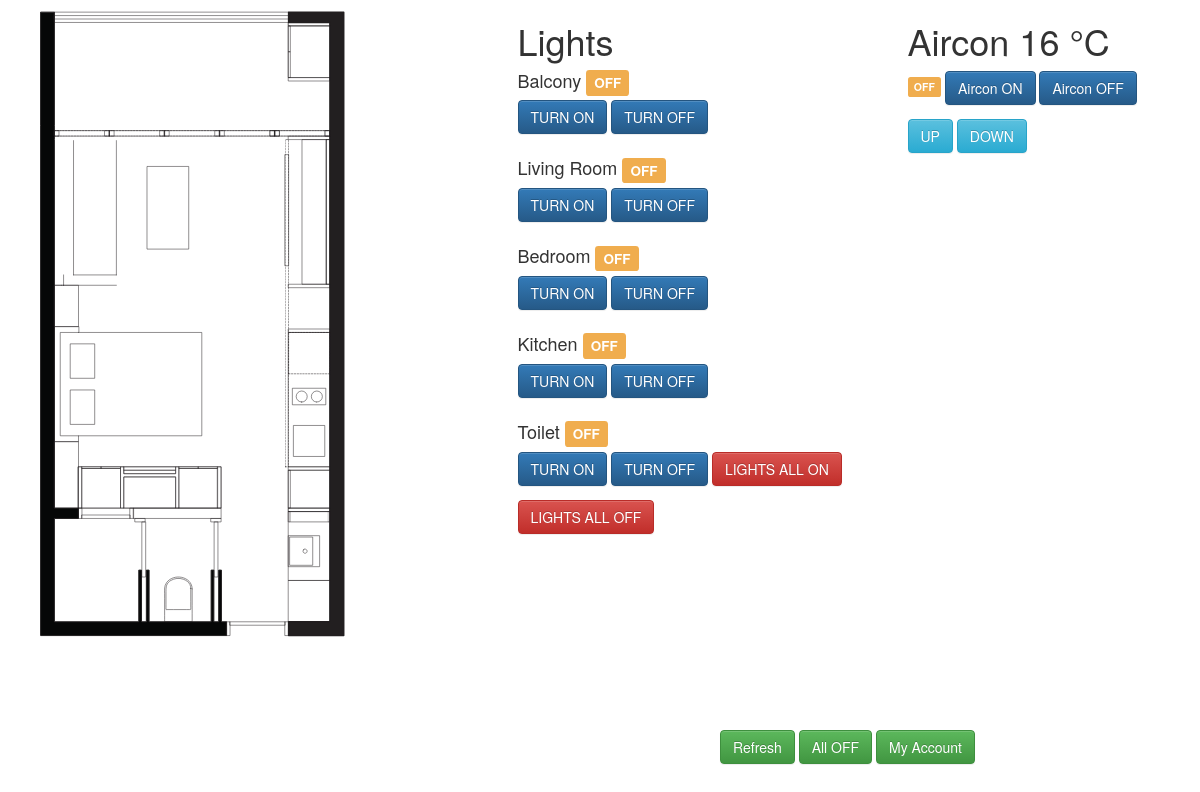
The page /indiv/ on the database as committed earlier.
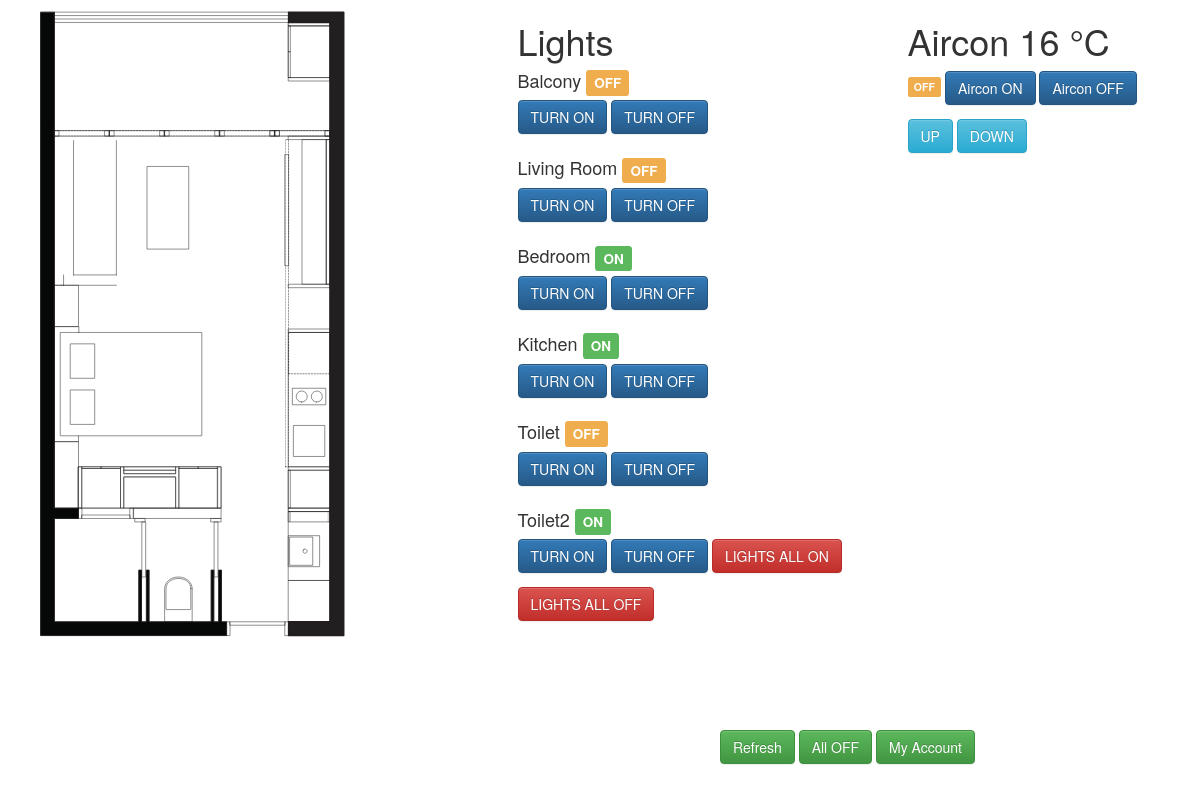
The same page on the database as committed later.
### BanyanApp/models.py (models this page shows, shortened)
class Light(models.Model):
    state = models.BooleanField(default=False)
    value = models.IntegerField(default=0, validators=[MaxValueValidator(100)])
    room = models.CharField(max_length=50)
    pin = models.IntegerField(default=0)

class Air(models.Model):
    state = models.BooleanField(default=False)
    value = models.IntegerField(default=0, validators=[MinValueValidator(16), MaxValueValidator(30)])
    room = models.CharField(max_length=50)
    pin = models.IntegerField(default=0)

### BanyanApp/views.py (the view, shortened to what this page needs)
# urls.py: url(r'^indiv/$', indiv),
def indiv(request):
    lights = Light.objects.all()
    air = Air.objects.all()[0]
    context = {"dict": {"lights":lights}, "air":air}
    return render(request, "indiv.html", context)

### templates/indiv.html (shortened to what this page needs)
{% extends 'application.html' %}
{% block content %}
<div id=menu>
  <a href="/indiv/">
    <input type="button" value="Refresh" class="btn btn-success">
  </a>
  <a href="/indiv/">
    <input type="button" value="All OFF" class="btn btn-success">
  </a>
  <a href="/indiv/">
    <input type="button" value="My Account" class="btn btn-success">
  </a>
</div>
<div class="content container">
  <div class="row">
    <div class="col-sm-5">
      <img src="/static/img/floorplan.svg" class="floorplan">
    </div>
    <div class="col-sm-4">
      {% for key,value in dict.items %}
        <h1> {{key|title}}</h1>
        {% for item in value %}
          <h4> {{item.room}}
          {% if item.state %}
            <span class="label label-success">ON</span>
          {% else %}
            <span class="label label-warning">OFF</span>
          {% endif %}
          </h4>
          <form action="/indiv/" method="post" class="inline">
            <input type="submit" value="TURN ON" class="btn btn-primary">
          </form>
          <form action="/indiv/" method="post" class="inline">
            <input type="submit" value="TURN OFF" class="btn btn-primary">
          </form>
        {% endfor %}
      {% endfor %}
      <form action="/indiv/" method="post" class="inline">
        <input type="submit" value="LIGHTS ALL ON" class="btn btn-danger">
      </form>
      <form action="/indiv/" method="post" class="inline">
        <input type="submit" value="LIGHTS ALL OFF" class="btn btn-danger">
      </form>
    </div>
    <div class="col-sm-3">
      <h1>Aircon {{air.value}} °C</h1>
      {% if air.state %}
        <span class="label label-success">ON</span>
      {% else %}
        <span class="label label-warning">OFF</span>
      {% endif %}
      <form action="/indiv/" method="post" class="inline">
        <input type="submit" value="Aircon ON" class="btn btn-primary">
      </form>
      <form action="/indiv/" method="post" class="inline">
        <input type="submit" value="Aircon OFF" class="btn btn-primary">
      </form>
      <form action="/indiv/" method="post" class="inline">
        <input type="submit" value="UP" class="btn btn-info">
      </form>
      <form action="/indiv/" method="post" class="inline">
        <input type="submit" value="DOWN" class="btn btn-info">
      </form>
    </div>
  </div>
</div>
{% endblock %}

### templates/application.html (shortened to what this page needs)
{% load staticfiles %}
<html>
  <head>
    <link rel="stylesheet" href="{% static 'css/bootstrap.min.css' %}">
    <link rel="stylesheet" href="{% static 'css/bootstrap-theme.min.css' %}">
    <link rel="stylesheet" href="{% static 'css/banyan.css' %}">
    <link rel="stylesheet" href="{% static 'css/external.css' %}">
    <link rel="stylesheet" href="{% static 'css/bootstrap-switch.css' %}">
  </head>
  <body>
    {% block content %}
    {% endblock %}
  </body>
</html>

### static/css/banyan.css (style rules this page uses)
body { font-family: 'Helvetica Neue', Helvetica, Arial, sans-serif; }
form.inline { display: inline-block; }
.floorplan { margin-left: 2%; margin-top: 2%; position: absolute; }
#menu { position: fixed; left: 60%; top: 100%; margin-top: -5em; }

Rows that differ between the two databases and show on the page:
changed Light "Bedroom": state False → True (drawn)
changed Light "Kitchen": state False → True (drawn)
added Light: room "Toilet2", state "ON"
Other text that changed with them:
list line gone: "OFF"
new list line: "ON"
